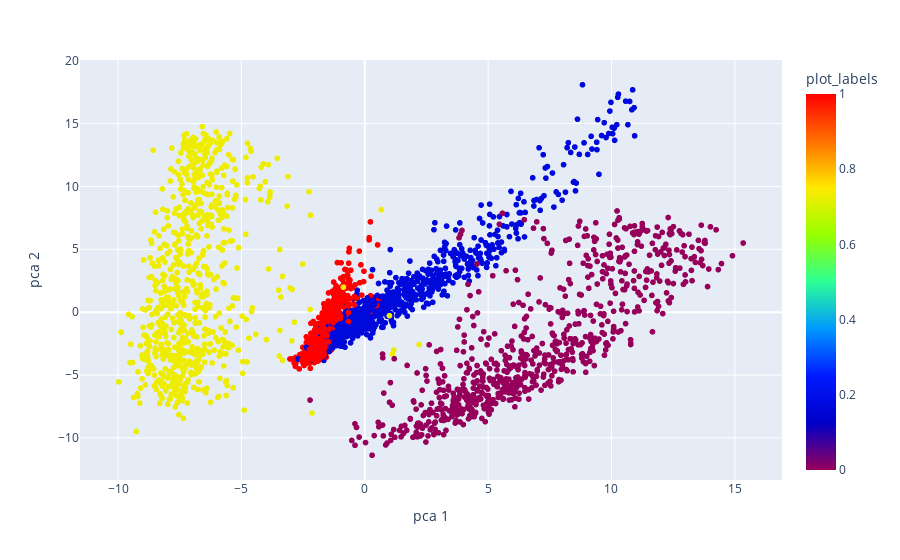

Source (notebook cell):
### Code cell
pca_datasets = ['cities', 'neg_cities']

data = load_acts(pca_datasets, 14)
pca = PCA(n_components=2)
X_pca = pca.fit_transform(np.array(data['acts'].tolist()))
data[['pca 1', 'pca 2']] = X_pca

RED = 1
BLUE = .17
PURPLE = 0
YELLOW = .73

def color_labels(row):
    if row['dataset'] == pca_datasets[0]:
        return RED if row['label']==1 else BLUE
    elif row['dataset'] == pca_datasets[1]:
        return YELLOW if row['label']==1 else PURPLE
    
data['plot_labels'] = data.apply(lambda row: color_labels(row), axis=1)
    
fig = px.scatter(data, x='pca 1', y='pca 2', color='plot_labels')
fig.update_coloraxes(colorscale='Rainbow')
fig.show()

### Figure 1 — Plotly figure (JSON) as saved in the notebook; plotly's stock layout.template omitted (floating-point values rounded to 4 significant figures; data arrays with more than 128 entries replaced by an {"elided": "..."} marker saying what was removed)
{"data": [{"hovertemplate": "pca 1=%{x}<br>pca 2=%{y}<br>plot_labels=%{marker.color}<extra></extra>", "legendgroup": "", "marker": {"color": {"elided": "2992 float values"}, "coloraxis": "coloraxis", "symbol": "circle"}, "mode": "markers", "name": "", "showlegend": false, "type": "scattergl", "x": {"elided": "2992 float values"}, "xaxis": "x", "y": {"elided": "2992 float values"}, "yaxis": "y"}], "layout": {"autosize": true, "coloraxis": {"colorbar": {"title": {"text": "plot_labels"}}, "colorscale": [[0, "rgb(150,0,90)"], [0.125, "rgb(0,0,200)"], [0.25, "rgb(0,25,255)"], [0.375, "rgb(0,152,255)"], [0.5, "rgb(44,255,150)"], [0.625, "rgb(151,255,0)"], [0.75, "rgb(255,234,0)"], [0.875, "rgb(255,111,0)"], [1, "rgb(255,0,0)"]]}, "legend": {"tracegroupgap": 0}, "margin": {"t": 60}, "xaxis": {"anchor": "y", "autorange": true, "domain": [0, 1], "range": [-11.53, 16.9], "title": {"text": "pca 1"}, "type": "linear"}, "yaxis": {"anchor": "x", "autorange": true, "domain": [0, 1], "range": [-13.66, 20.36], "title": {"text": "pca 2"}, "type": "linear"}}}
